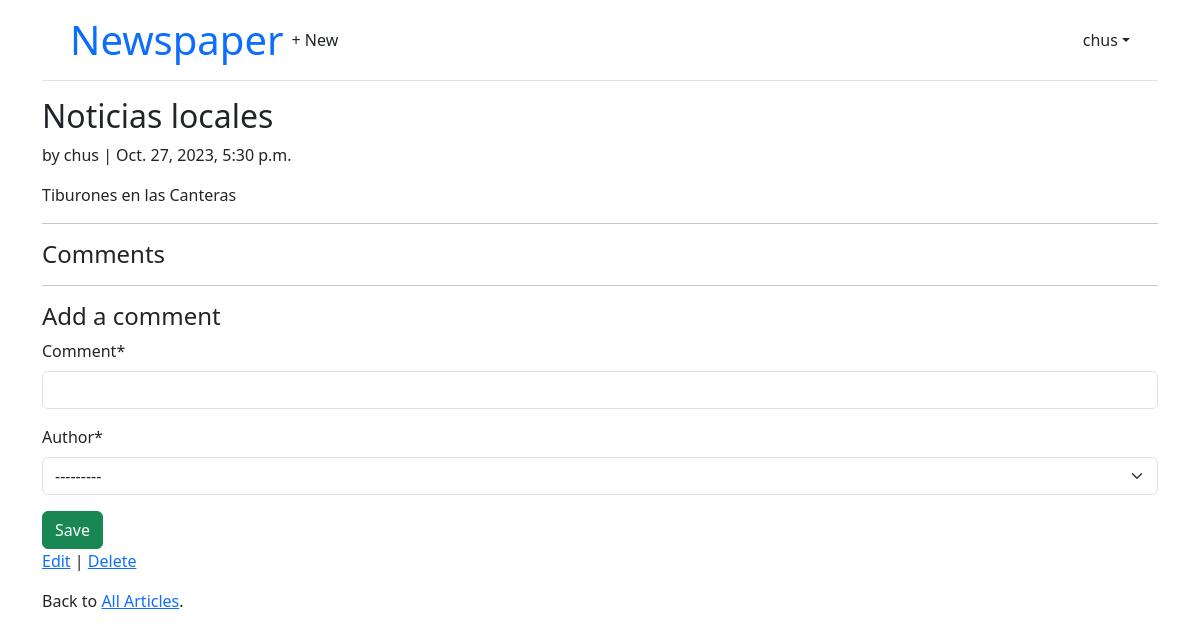
The page /articles/2/ (signed in) on the database as committed earlier.
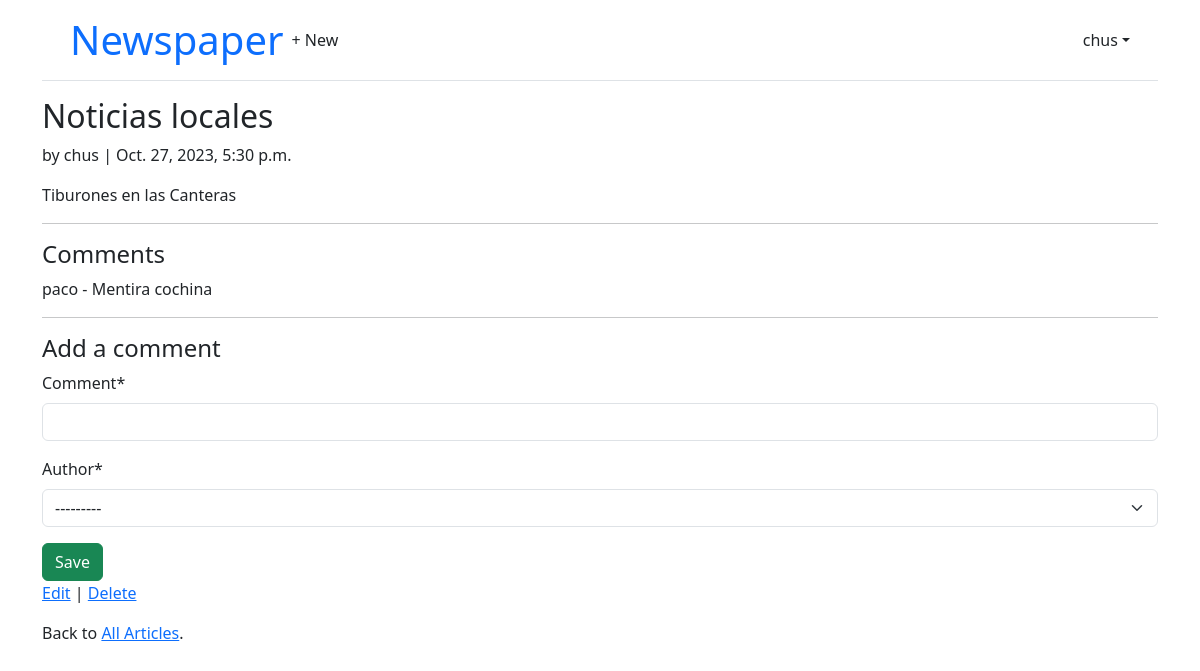
The same page on the database as committed later.
### articles/models.py (models this page shows, shortened)
class Comment(models.Model):
    article = models.ForeignKey(Article, on_delete=models.CASCADE)
    comment = models.CharField(max_length=140)
    author = models.ForeignKey(settings.AUTH_USER_MODEL, on_delete=models.CASCADE)
    def __str__(self):
        return self.comment

### accounts/models.py (models this page shows)
class CustomUser(AbstractUser):
    age = models.PositiveBigIntegerField(null=True, blank=True)

### articles/views.py (the view, shortened to what this page needs)
# urls.py: path("<int:pk>/", ArticleDetailView.as_view(),
class ArticleDetailView(LoginRequiredMixin, View):
    def get(self, request, *args, **kwargs):
        view = CommentGet.as_view()
        return view(request, *args, **kwargs)

### articles/forms.py
class CommentForm(forms.ModelForm):
    class Meta:
        model = Comment
        fields = ("comment", "author")

### articles/views.py (called while the page is built)
    def get_context_data(self, **kwargs):
        context = super().get_context_data(**kwargs)
        context['form'] = CommentForm()
        return context

### templates/article_detail.html (shortened to what this page needs)
{% extends "base.html" %}
{% load crispy_forms_tags %}
{% block content %}
    <div class="article-entry">
        <h2>{{ object.title }}</h2>
        <p>by {{ object.author }} | {{ object.date }}</p>
        <p>{{ object.body }}</p>
    </div>
    <hr>
    <h4>Comments</h4>
    {% for comment in article.comment_set.all %}
        <p>
            <span class="font-weight-bold">{{ comment.author }} -</span>
            {{ comment }}
        </p>
    {% endfor %}
    <hr>
    <h4>Add a comment</h4>
    <form action="" method="post">
        {{ form|crispy }}
        <button class="btn btn-success ml-2" type="submit">Save</button>
    </form>
    <p>
        <a href="{% url 'article_edit' article.pk %}">Edit</a> |
        <a href="{% url 'article_delete' article.pk %}">Delete</a>
    </p>
    <p>
        Back to <a href="{% url 'article_list' %}">All Articles</a>.
    </p>
{% endblock content %}

Rows that differ between the two databases and show on the page:
added Comment: author "paco", comment "Mentira cochina"
